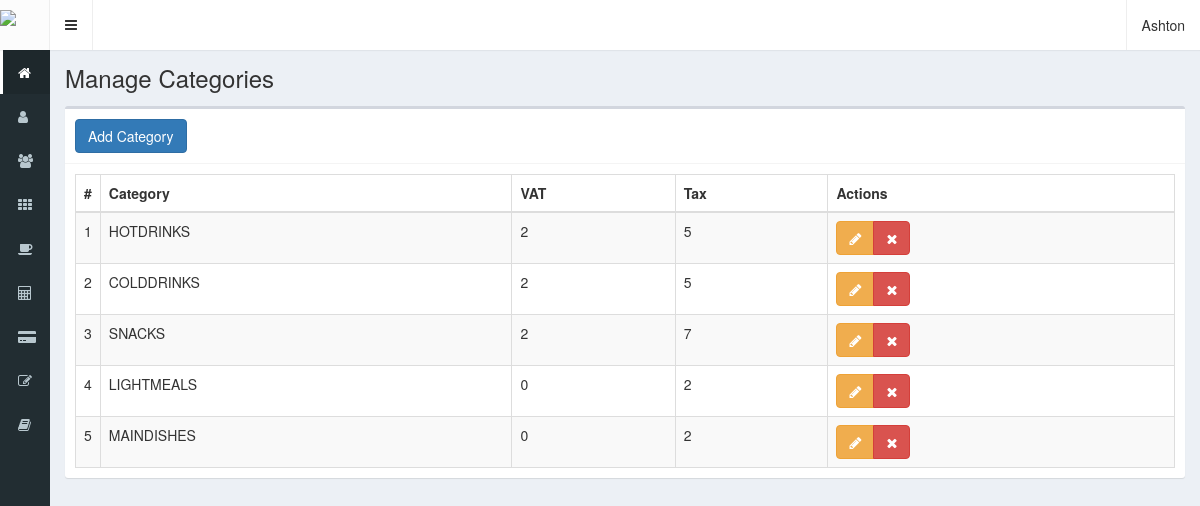
Screenshot of /categories (signed in) with the database file from the repository.
### tables this page shows
CREATE TABLE `categories` (
  `id` int NOT NULL,
  `Category` text NOT NULL,
  `Vat` int NOT NULL,
  `Tax` int NOT NULL,
  `Date` timestamp NOT NULL DEFAULT CURRENT_TIMESTAMP ON UPDATE CURRENT_TIMESTAMP
);

### controllers/template.controller.php (called while the page is built)
<?php
class TemplateController {
	public function TemplatesController(){
		include "views/template.php";
	}
}

### index.php (called while the page is built, shortened)
<?php
require_once "controllers/template.controller.php";
require_once "controllers/users.controller.php";
require_once "controllers/categories.controller.php";
require_once "controllers/opentables.controller.php";
require_once "models/categories.model.php";
$template = new TemplateController();
$template -> TemplatesController();

### controllers/categories.controller.php (called while the page is built, shortened)
<?php
 class ControllerCategories{
    public static function ShowCategoriesController($item, $value){
		$table = "categories";
		$answer = CategoriesModel::ShowCategoriesModel($table, $item, $value);
		return $answer;
    }
}

### models/connection.php (called while the page is built)
<?php
class Connection{
	public static function connect(){
		$link = new PDO("mysql:host=localhost;dbname=restaurantpos", "root", "");
        $link->setAttribute(PDO::ATTR_ERRMODE, PDO::ERRMODE_EXCEPTION);
		$link -> exec("set names utf8");
		return $link;
	}
}

### models/categories.model.php (called while the page is built, shortened)
<?php
require_once "connection.php";
class CategoriesModel{
    public static function ShowCategoriesModel($table, $item, $value){
		if($item != null){
			$stmt = Connection::connect()->prepare("SELECT * FROM $table WHERE $item = :$item");
			$stmt -> bindParam(":".$item, $value, PDO::PARAM_STR);
			$stmt -> execute();
			return $stmt -> fetch();
		}
		else{
			$stmt = Connection::connect()->prepare("SELECT * FROM $table");
			$stmt -> execute();
			return $stmt -> fetchAll();
		}
    }
}

### views/modules/categories.php (the view, shortened to what this page needs)
<div class="content-wrapper">
    <section class="content-header">
      <h1>
        Manage Categories
      </h1>
    </section>
    <section class="content">
      <div class="box">
        <div class="box-header with-border">
          <button class="btn btn-primary" data-toggle="modal" data-target="#addCategory">Add Category</button>
        </div>
        <div class="box-body">
          <table class="table table-bordered table-striped dt-responsive tables" width="100%">
            <thead>
             <tr>
               <th style="width:10px">#</th>
               <th>Category</th>
               <th>VAT</th>
               <th>Tax</th>
               <th>Actions</th>
             </tr>
            </thead>
            <tbody>
              <?php
                $item = null;
                $value = null;
                $categories = ControllerCategories::ShowCategoriesController($item, $value);
                foreach ($categories as $key => $value) {
                  echo '<tr>
                          <td>'.($key+1).'</td>
                          <td class="text-uppercase">'.$value['Category'].'</td>
                          <td class="text-uppercase">'.$value['Vat'].'</td>
                          <td class="text-uppercase">'.$value['Tax'].'</td>
                          <td>
                            <div class="btn-group">
                              <button class="btn btn-warning btnEditCategory" idCategory="'.$value["id"].'" data-toggle="modal" data-target="#editCategories"><i class="fa fa-pencil"></i></button>';
                              if ($_SESSION["profile"] == "administrator") {
                              echo '<button class="btn btn-danger btnDeleteCategory" idCategory="'.$value["id"].'"><i class="fa fa-times"></i></button>';
                              }
                           echo '</div>
                          </td>
                        </tr>';
                }
              ?>
            </tbody>
          </table>
        </div>
      </div>
    </section>
</div>

### rows the page displays
categories: Category "HOTDRINKS", Vat "2", Tax "5"
categories: Category "COLDDRINKS", Vat "2", Tax "5"
categories: Category "SNACKS", Vat "2", Tax "7"
categories: Category "LIGHTMEALS", Vat "0", Tax "2"
categories: Category "MAINDISHES", Vat "0", Tax "2"

### other values shown
$_SESSION["name"] "Ashton"
